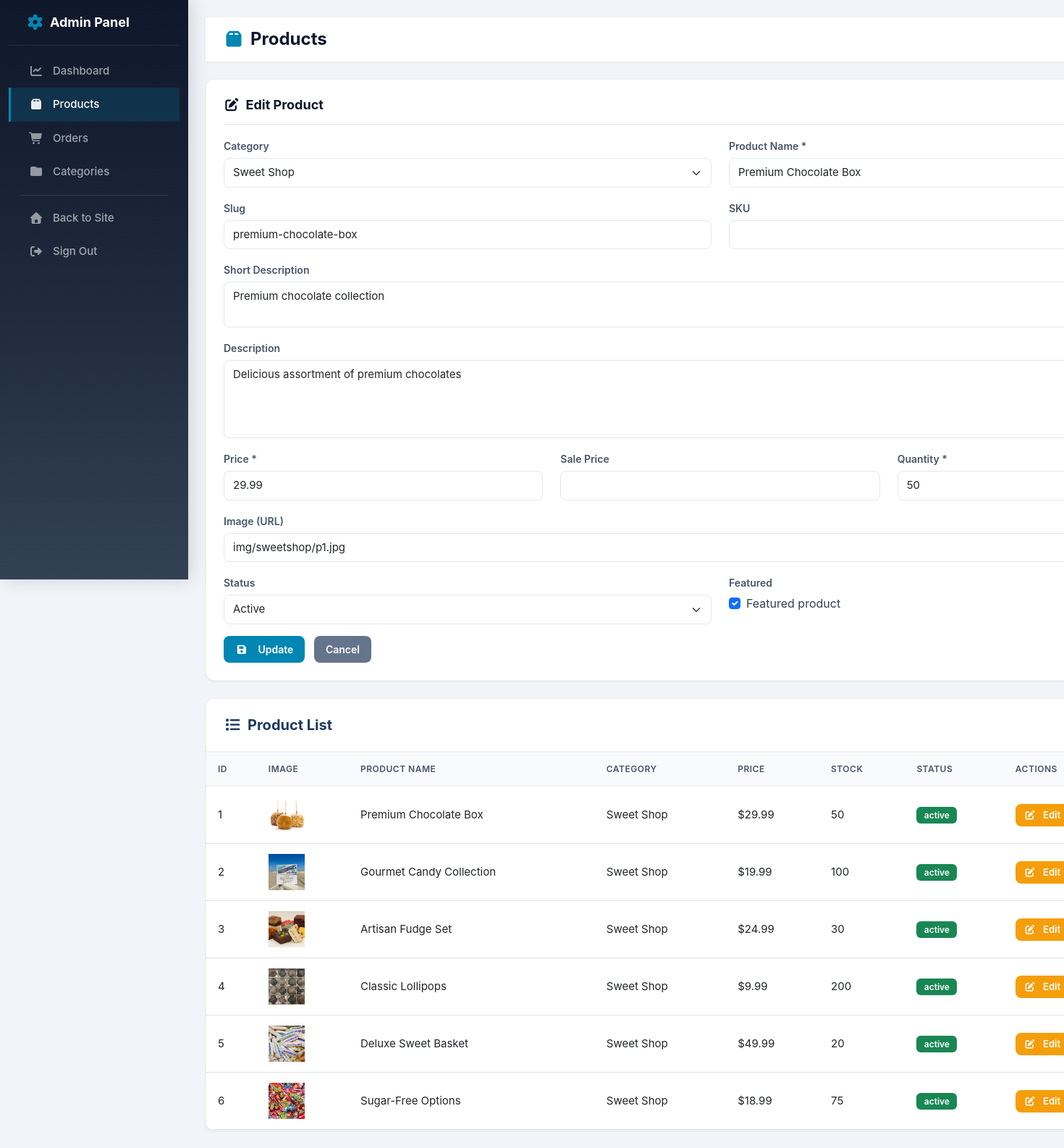
/admin/products.php?edit=1 (signed in), run on the app's committed database.
### tables this page shows
CREATE TABLE IF NOT EXISTS `products` (
  `product_id` INT(11) NOT NULL AUTO_INCREMENT,
  `category_id` INT(11) DEFAULT NULL,
  `product_name` VARCHAR(200) NOT NULL,
  `slug` VARCHAR(200) NOT NULL UNIQUE,
  `description` TEXT DEFAULT NULL,
  `short_description` VARCHAR(500) DEFAULT NULL,
  `price` DECIMAL(10,2) NOT NULL DEFAULT 0.00,
  `sale_price` DECIMAL(10,2) DEFAULT NULL COMMENT 'Giá khuyến mãi',
  `stock_quantity` INT(11) DEFAULT 0,
  `sku` VARCHAR(50) DEFAULT NULL UNIQUE COMMENT 'Stock Keeping Unit',
  `image` VARCHAR(255) DEFAULT NULL COMMENT 'Ảnh chính',
  `gallery` TEXT DEFAULT NULL COMMENT 'JSON array of image paths',
  `status` ENUM('active', 'inactive', 'out_of_stock') DEFAULT 'active',
  `featured` TINYINT(1) DEFAULT 0 COMMENT 'Sản phẩm nổi bật',
  `display_order` INT(11) DEFAULT 0,
  `created_at` TIMESTAMP DEFAULT CURRENT_TIMESTAMP,
  `updated_at` TIMESTAMP DEFAULT CURRENT_TIMESTAMP ON UPDATE CURRENT_TIMESTAMP,
  PRIMARY KEY (`product_id`),
  FOREIGN KEY (`category_id`) REFERENCES `categories`(`category_id`) ON DELETE SET NULL ON UPDATE CASCADE,
  INDEX `idx_category` (`category_id`),
  INDEX `idx_slug` (`slug`),
  INDEX `idx_status` (`status`),
  INDEX `idx_featured` (`featured`),
  INDEX `idx_price` (`price`)
);

CREATE TABLE IF NOT EXISTS `categories` (
  `category_id` INT(11) NOT NULL AUTO_INCREMENT,
  `category_name` VARCHAR(100) NOT NULL,
  `slug` VARCHAR(100) NOT NULL UNIQUE,
  `description` TEXT DEFAULT NULL,
  `image` VARCHAR(255) DEFAULT NULL,
  `display_order` INT(11) DEFAULT 0,
  `status` ENUM('active', 'inactive') DEFAULT 'active',
  `created_at` TIMESTAMP DEFAULT CURRENT_TIMESTAMP,
  `updated_at` TIMESTAMP DEFAULT CURRENT_TIMESTAMP ON UPDATE CURRENT_TIMESTAMP,
  PRIMARY KEY (`category_id`),
  INDEX `idx_slug` (`slug`),
  INDEX `idx_status` (`status`)
);

### includes/functions.php (called while the page is built, shortened)
<?php
function formatCurrency($amount) {
    return '$' . number_format($amount, 2);
}
function getCategories() {
    $conn = getDBConnection();
    $result = $conn->query("SELECT * FROM categories WHERE status = 'active' ORDER BY display_order ASC");
    $categories = [];
    while ($row = $result->fetch_assoc()) {
        $categories[] = $row;
    }
    return $categories;
}
function getProductById($product_id) {
    $conn = getDBConnection();
    $stmt = $conn->prepare("SELECT * FROM products WHERE product_id = ? AND status = 'active'");
    $stmt->bind_param("i", $product_id);
    $stmt->execute();
    $result = $stmt->get_result();
    $product = $result->fetch_assoc();
    return $product;
}
?>

### admin/products.php (the view, shortened to what this page needs)
<?php
require_once '../includes/functions.php';
$conn = getDBConnection();
$products = [];
$categories = getCategories();
$result = $conn->query("SELECT p.*, c.category_name FROM products p LEFT JOIN categories c ON p.category_id = c.category_id ORDER BY p.created_at DESC");
while ($row = $result->fetch_assoc()) {
    $products[] = $row;
}
$edit_product = null;
if (isset($_GET['edit'])) {
    $edit_product = getProductById(intval($_GET['edit']));
}
?>
<!DOCTYPE html>
<html lang="en">
<head>
    <link href="https://cdn.jsdelivr.net/npm/bootstrap@5.3.0/dist/css/bootstrap.min.css" rel="stylesheet">
    <link rel="stylesheet" href="https://cdnjs.cloudflare.com/ajax/libs/font-awesome/7.0.1/css/all.min.css">
    <link rel="stylesheet" href="../css/variables.css">
    <link rel="stylesheet" href="../css/admin.css">
</head>
<body class="admin-page">
    <div class="container-fluid">
        <div class="row">
            <?php include 'includes/sidebar.php'; ?>
            <div class="admin-content">
                <div class="admin-header">
                    <h2><i class="fa-solid fa-box"></i> Products</h2>
                </div>
                <div class="admin-form-card mb-4">
                    <div class="card-header">
                        <h5><i class="fa-solid fa-<?php echo $edit_product ? 'edit' : 'plus'; ?> me-2"></i><?php echo $edit_product ? 'Edit Product' : 'Add New Product'; ?></h5>
                    </div>
                    <div>
                        <form method="POST">
                            <div class="row">
                                <div class="col-md-6 mb-3">
                                    <label class="form-label">Category</label>
                                    <select class="form-select" name="category_id" required>
                                        <?php foreach ($categories as $cat): ?>
                                            <option value="<?php echo $cat['category_id']; ?>" <?php echo ($edit_product && $edit_product['category_id'] == $cat['category_id']) ? 'selected' : ''; ?>>
                                                <?php echo htmlspecialchars($cat['category_name']); ?>
                                            </option>
                                        <?php endforeach; ?>
                                    </select>
                                </div>
                                <div class="col-md-6 mb-3">
                                    <label class="form-label">Product Name *</label>
                                    <input type="text" class="form-control" name="product_name" value="<?php echo $edit_product ? htmlspecialchars($edit_product['product_name']) : ''; ?>" required>
                                </div>
                            </div>
                            <div class="row">
                                <div class="col-md-6 mb-3">
                                    <label class="form-label">Slug</label>
                                    <input type="text" class="form-control" name="slug" value="<?php echo $edit_product ? htmlspecialchars($edit_product['slug']) : ''; ?>">
                                </div>
                                <div class="col-md-6 mb-3">
                                    <label class="form-label">SKU</label>
                                    <input type="text" class="form-control" name="sku" value="<?php echo $edit_product ? htmlspecialchars($edit_product['sku']) : ''; ?>">
                                </div>
                            </div>
                            <div class="mb-3">
                                <label class="form-label">Short Description</label>
                                <textarea class="form-control" name="short_description" rows="2"><?php echo $edit_product ? htmlspecialchars($edit_product['short_description']) : ''; ?></textarea>
                            </div>
                            <div class="mb-3">
                                <label class="form-label">Description</label>
                                <textarea class="form-control" name="description" rows="4"><?php echo $edit_product ? htmlspecialchars($edit_product['description']) : ''; ?></textarea>
                            </div>
                            <div class="row">
                                <div class="col-md-4 mb-3">
                                    <label class="form-label">Price *</label>
                                    <input type="number" step="0.01" class="form-control" name="price" value="<?php echo $edit_product ? $edit_product['price'] : ''; ?>" required>
                                </div>
                                <div class="col-md-4 mb-3">
                                    <label class="form-label">Sale Price</label>
                                    <input type="number" step="0.01" class="form-control" name="sale_price" value="<?php echo $edit_product ? $edit_product['sale_price'] : ''; ?>">
                                </div>
                                <div class="col-md-4 mb-3">
                                    <label class="form-label">Quantity *</label>
                                    <input type="number" class="form-control" name="stock_quantity" value="<?php echo $edit_product ? $edit_product['stock_quantity'] : ''; ?>" required>
                                </div>
                            </div>
                            <div class="mb-3">
                                <label class="form-label">Image (URL)</label>
                                <input type="text" class="form-control" name="image" value="<?php echo $edit_product ? htmlspecialchars($edit_product['image']) : ''; ?>">
                            </div>
                            <div class="row">
                                <div class="col-md-6 mb-3">
                                    <label class="form-label">Status</label>
                                    <select class="form-select" name="status">
                                        <option value="active" <?php echo ($edit_product && $edit_product['status'] == 'active') ? 'selected' : ''; ?>>Active</option>
                                    </select>
                                </div>
                                <div class="col-md-6 mb-3">
                                    <label class="form-label">Featured</label>
                                    <div class="form-check">
                                        <input class="form-check-input" type="checkbox" name="featured" value="1" <?php echo ($edit_product && $edit_product['featured']) ? 'checked' : ''; ?>>
                                        <label class="form-check-label">Featured product</label>
                                    </div>
                                </div>
                            </div>
                                <button type="submit" name="<?php echo $edit_product ? 'update_product' : 'add_product'; ?>" class="admin-btn admin-btn-primary">
                                    <i class="fa-solid fa-<?php echo $edit_product ? 'save' : 'plus'; ?> me-2"></i><?php echo $edit_product ? 'Update' : 'Add New'; ?>
                                </button>
                                <?php if ($edit_product): ?>
                                    <a href="products.php" class="admin-btn admin-btn-secondary ms-2">Cancel</a>
                                <?php endif; ?>
                        </form>
                    </div>
                </div>
                <div class="admin-table">
                    <div class="card-header" style="padding: 1.5rem; background: white; border-bottom: 2px solid #f0f0f0;">
                        <h5 style="margin: 0; font-weight: 700; color: #1e3a5f;">
                            <i class="fa-solid fa-list me-2"></i>Product List
                        </h5>
                    </div>
                    <div class="table-responsive">
                        <table class="table">
                                <thead>
                                    <tr>
                                        <th>ID</th>
                                        <th>Image</th>
                                        <th>Product Name</th>
                                        <th>Category</th>
                                        <th>Price</th>
                                        <th>Stock</th>
                                        <th>Status</th>
                                        <th>Actions</th>
                                    </tr>
                                </thead>
                                <tbody>
                                    <?php foreach ($products as $product): ?>
                                        <tr>
                                            <td><?php echo $product['product_id']; ?></td>
                                            <td>
                                                <?php if ($product['image']): ?>
                                                    <img src="../<?php echo htmlspecialchars($product['image']); ?>" alt="" style="width: 50px; height: 50px; object-fit: cover;">
                                                <?php endif; ?>
                                            </td>
                                            <td><?php echo htmlspecialchars($product['product_name']); ?></td>
                                            <td><?php echo htmlspecialchars($product['category_name'] ?? '-'); ?></td>
                                            <td><?php echo formatCurrency($product['price']); ?></td>
                                            <td><?php echo $product['stock_quantity']; ?></td>
                                            <td>
                                                <span class="badge bg-<?php echo $product['status'] == 'active' ? 'success' : 'secondary'; ?>">
                                                    <?php echo $product['status']; ?>
                                                </span>
                                            </td>
                                            <td>
                                                <a href="?edit=<?php echo $product['product_id']; ?>" class="admin-btn admin-btn-warning admin-btn-sm">
                                                    <i class="fa-solid fa-edit me-1"></i>Edit
                                                </a>
                                            </td>
                                        </tr>
                                    <?php endforeach; ?>
                                </tbody>
                            </table>
                        </div>
                    </div>
                </div>
            </div>
        </div>
</body>
</html>

### css/variables.css (style rules this page uses)
:root { --font-family-primary: 'Source Sans 3', -apple-system, BlinkMacSystemFont, 'Segoe UI', sans-serif; --font-family-heading: 'Poppins', -apple-system, BlinkMacSystemFont, 'Segoe UI', sans-serif; --font-weight-light: 300; --font-weight-normal: 400; --font-weight-medium: 500; --font-weight-semibold: 600; --font-weight-bold: 700; --font-weight-extrabold: 800; --font-size-xs: 0.75rem; --font-size-sm: 0.875rem; --font-size-base: 1rem; --font-size-lg: 1.125rem; --font-size-xl: 1.25rem; --font-size-2xl: 1.5rem; --font-size-3xl: 1.875rem; --font-size-4xl: 2.25rem; --font-size-5xl: 3rem; --font-size-6xl: 3.75rem; --line-height-tight: 1.2; --line-height-normal: 1.5; --line-height-relaxed: 1.75; --line-height-loose: 2; --letter-spacing-tight: -0.025em; --letter-spacing-normal: 0; --letter-spacing-wide: 0.025em; --letter-spacing-wider: 0.05em; --letter-spacing-widest: 0.1em; --primary-color: #004b8d; --primary-dark: #003366; --primary-light: #0066cc; --secondary-color: #0086b3; --secondary-dark: #006b8f; --secondary-light: #00a3d9; --accent-color: #6bb4b3; --text-primary: #1a1a1a; --text-secondary: #4a4a4a; --text-muted: #6c757d; --text-light: #999999; --text-white: #ffffff; --text-dark: #1a1a1a; --aqua-color: #0086b3; --aqua-dark: #006b8f; --aqua-light: #00a3d9; --pink-color: #e8477b; --sweet-shop-red: #dc3545; --boardwalk-yellow: #FFD700; --bg-white: #ffffff; --bg-light: #f8f9fa; --bg-lighter: #fafbfc; --bg-dark: #1a1a1a; --facebook-color: #1877F2; --instagram-color: #E4405F; --twitter-color: #1DA1F2; --youtube-color: #FF0000; --spacing-xs: 0.25rem; --spacing-sm: 0.5rem; --spacing-md: 1rem; --spacing-lg: 1.5rem; --spacing-xl: 2rem; --spacing-2xl: 3rem; --spacing-3xl: 4rem; --spacing-4xl: 5rem; --transition-fast: 0.15s cubic-bezier(0.4, 0, 0.2, 1); --transition-base: 0.3s cubic-bezier(0.4, 0, 0.2, 1); --transition-slow: 0.5s cubic-bezier(0.4, 0, 0.2, 1); --transition-bezier: 0.3s cubic-bezier(0.4, 0, 0.2, 1); --transition-spring: 0.4s cubic-bezier(0.68, -0.55, 0.265, 1.55); --shadow-xs: 0 1px 2px 0 rgba(0, 0, 0, 0.05); --shadow-sm: 0 2px 4px 0 rgba(0, 0, 0, 0.06), 0 1px 2px 0 rgba(0, 0, 0, 0.03); --shadow-md: 0 4px 6px -1px rgba(0, 0, 0, 0.1), 0 2px 4px -1px rgba(0, 0, 0, 0.06); --shadow-lg: 0 10px 15px -3px rgba(0, 0, 0, 0.1), 0 4px 6px -2px rgba(0, 0, 0, 0.05); --shadow-xl: 0 20px 25px -5px rgba(0, 0, 0, 0.1), 0 10px 10px -5px rgba(0, 0, 0, 0.04); --shadow-2xl: 0 25px 50px -12px rgba(0, 0, 0, 0.25); --shadow-inner: inset 0 2px 4px 0 rgba(0, 0, 0, 0.06); --shadow-header: 0 2px 10px rgba(0, 0, 0, 0.05); --shadow-colored: 0 10px 30px rgba(0, 134, 179, 0.2); --radius-xs: 2px; --radius-sm: 4px; --radius-md: 6px; --radius-lg: 8px; --radius-xl: 12px; --radius-2xl: 16px; --radius-full: 9999px; --gradient-primary: linear-gradient(135deg, #004e92 0%, #0086b3 100%); --gradient-hero: linear-gradient(135deg, rgba(0, 78, 146, 0.4) 0%, rgba(0, 4, 40, 0.5) 100%); --gradient-overlay: linear-gradient(180deg, rgba(0, 0, 0, 0) 0%, rgba(0, 0, 0, 0.3) 100%); --z-dropdown: 1000; --z-sticky: 1020; --z-fixed: 1030; --z-modal-backdrop: 1040; --z-modal: 1050; --z-popover: 1060; --z-tooltip: 1070; }

### data on the page
products: category_id "Sweet Shop", product_name "Premium Chocolate Box", slug "premium-chocolate-box", short_description "Premium chocolate collection", description "Delicious assortment of premium chocolates", price "29.99", stock_quantity "50", image "img/sweetshop/p1.jpg", status "Active", featured "☑", product_id "1", image (picture), category.category_name "Sweet Shop", price "$29.99", status "active"
products: product_id "2", image (picture), product_name "Gourmet Candy Collection", category.category_name "Sweet Shop", price "$19.99", stock_quantity "100", status "active"
products: product_id "3", image (picture), product_name "Artisan Fudge Set", category.category_name "Sweet Shop", price "$24.99", stock_quantity "30", status "active"
products: product_id "4", image (picture), product_name "Classic Lollipops", category.category_name "Sweet Shop", price "$9.99", stock_quantity "200", status "active"
products: product_id "5", image (picture), product_name "Deluxe Sweet Basket", category.category_name "Sweet Shop", price "$49.99", stock_quantity "20", status "active"
products: product_id "6", image (picture), product_name "Sugar-Free Options", category.category_name "Sweet Shop", price "$18.99", stock_quantity "75", status "active"
